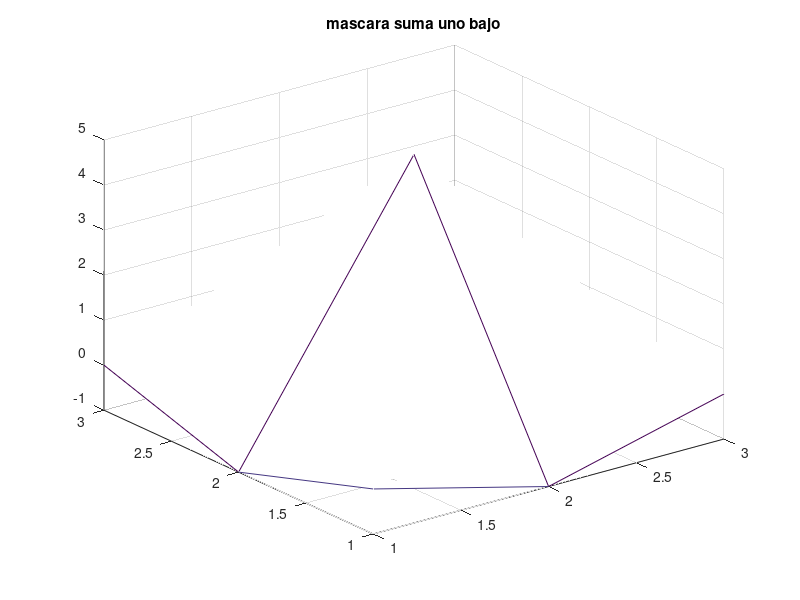
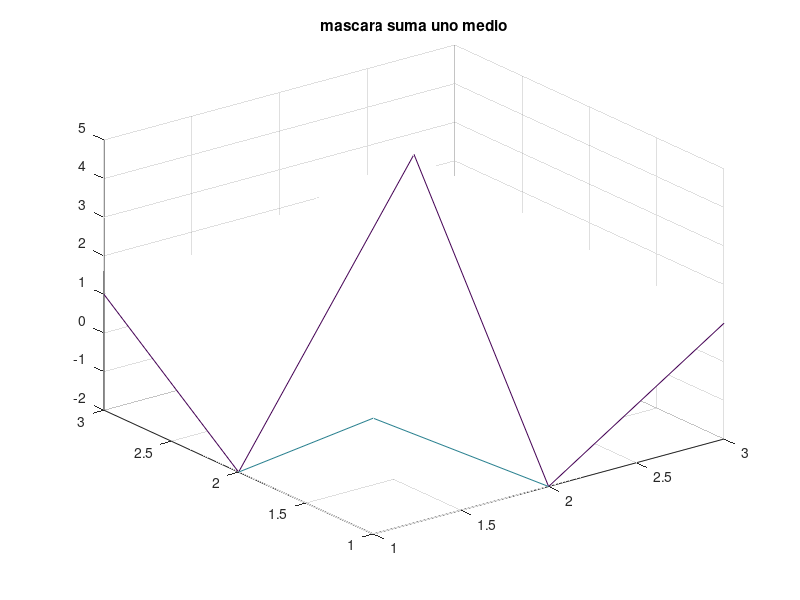
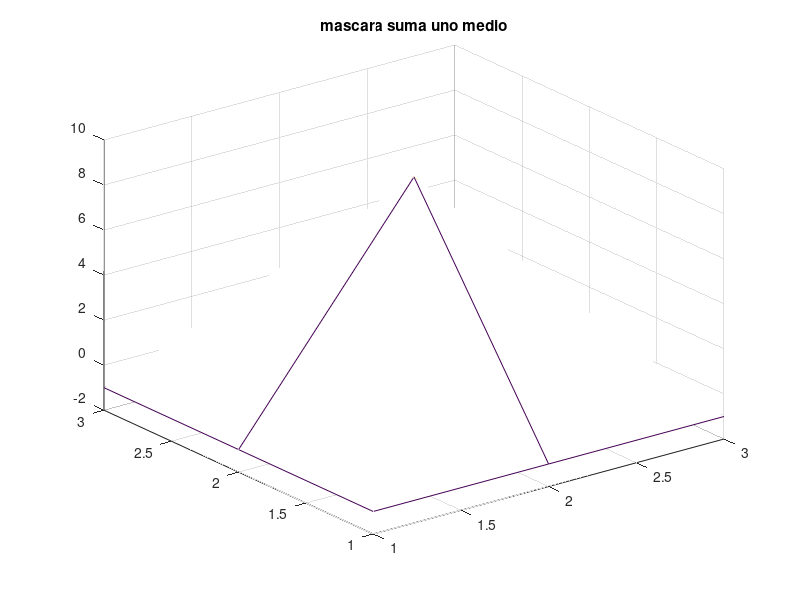

MATLAB code for these plots, in order:
nx = 3
ny = 3

# ############### filtros PA: acentuadores ##############

# =============== suma uno bajo =================
#  0  -1   0
# -1   5  -1 
#  0  -1   0
suma_uno_bajo = ones(nx,ny).*(-1);
suma_uno_bajo(1,1)=0;
suma_uno_bajo(3,1)=0;
suma_uno_bajo(1,3)=0;
suma_uno_bajo(3,3)=0;
suma_uno_bajo(2,2)=5;
suma_uno_bajo
figure
mesh( [1:nx], [1:ny], suma_uno_bajo );
title("mascara suma uno bajo")


# =============== suma uno medio =================
#  1  -2   1
# -2   5  -2 
#  1  -2   1
suma_uno_medio = ones(nx,ny).*(-2);
suma_uno_medio(1,1)=1;
suma_uno_medio(3,1)=1;
suma_uno_medio(1,3)=1;
suma_uno_medio(3,3)=1;
suma_uno_medio(2,2)=5;
suma_uno_medio
figure
mesh( [1:nx], [1:ny], suma_uno_medio );
title("mascara suma uno medio")

# =============== suma uno alto =================
# -1  -1  -1
# -1   9  -1 
# -1  -1  -1

suma_uno_alto = ones(nx,ny).*(-1);
suma_uno_alto(2,2)=9;
suma_uno_alto
figure
mesh( [1:nx], [1:ny], suma_uno_alto );
title("mascara suma uno medio")
